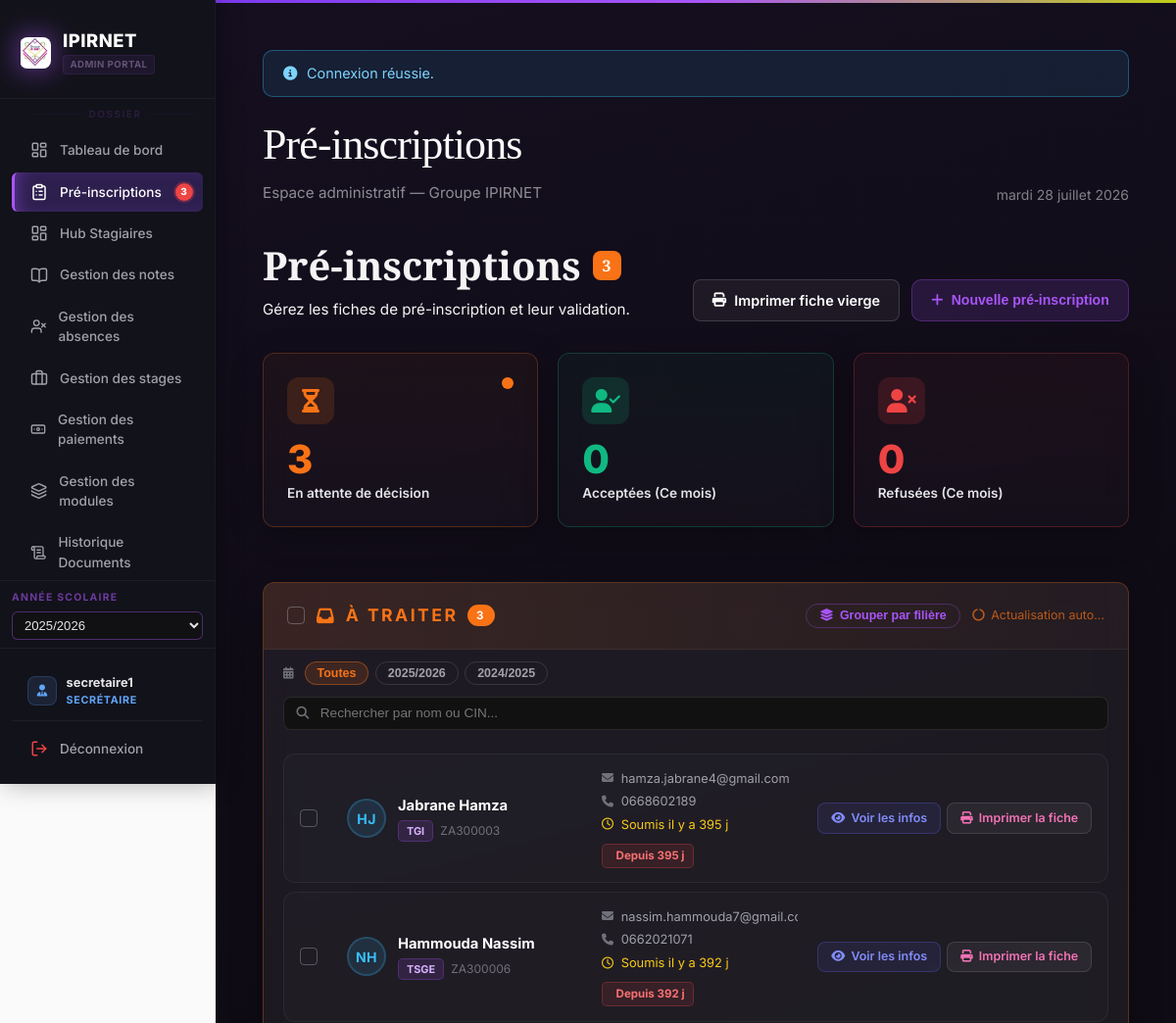
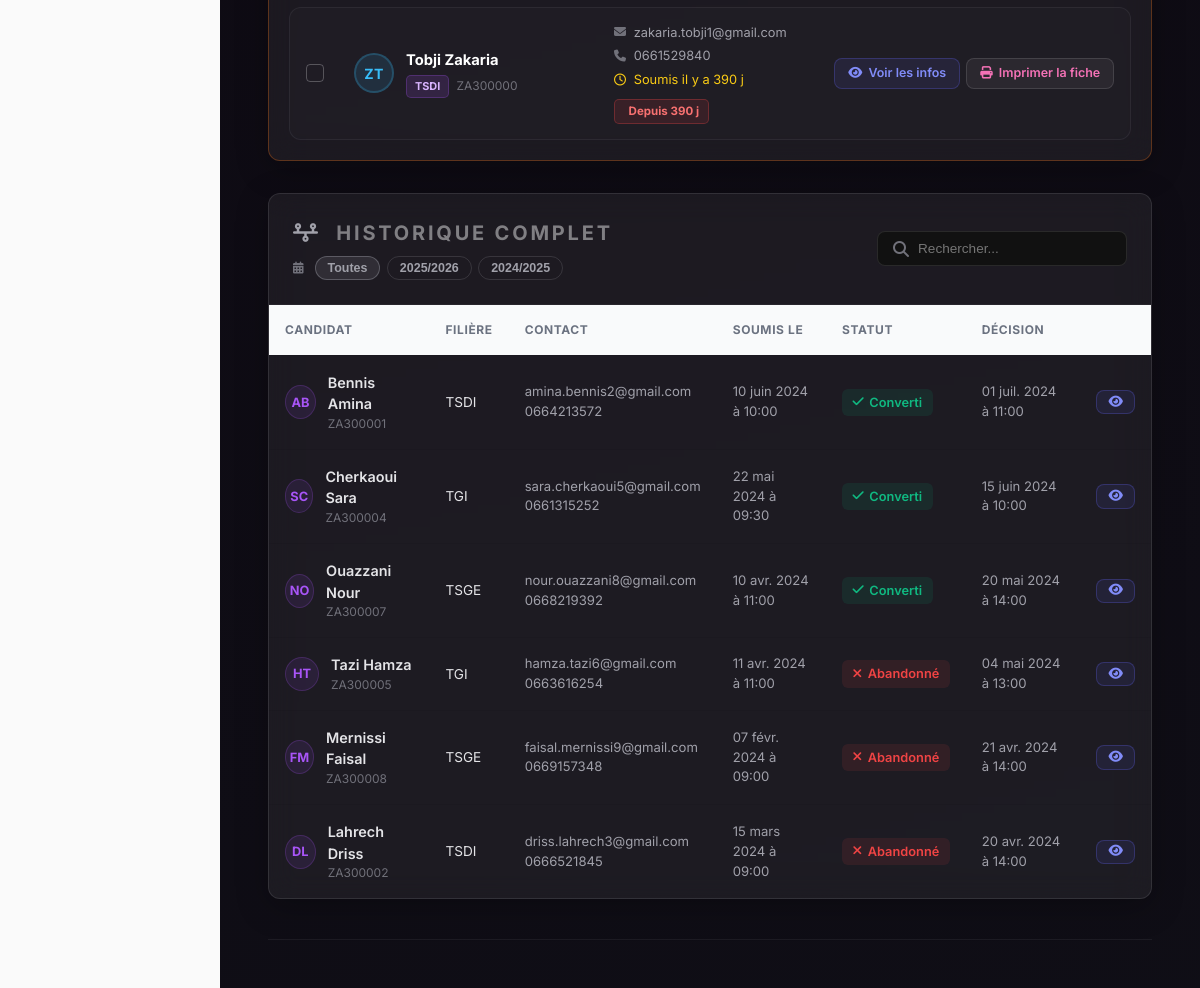
/gestion_des_stagiaires/demandes_inscription.php (signed in), run on the app's committed database (2 pictures, top to bottom).
### tables this page shows
CREATE TABLE `pre_inscription` (
  `id_demande` int(10) UNSIGNED NOT NULL,
  `cin` varchar(8) DEFAULT NULL,
  `nom` varchar(100) NOT NULL,
  `prenom` varchar(100) NOT NULL,
  `date_naissance` date DEFAULT NULL,
  `adresse` varchar(512) DEFAULT NULL,
  `email` varchar(255) DEFAULT NULL,
  `telephone` varchar(15) DEFAULT NULL,
  `telephone_parent` varchar(15) DEFAULT NULL,
  `nom_tuteur` varchar(255) DEFAULT NULL,
  `id_filiere` int(10) UNSIGNED NOT NULL,
  `annee_scolaire_visee` varchar(9) DEFAULT NULL,
  `statut` enum('en_attente','converti','abandonne') NOT NULL DEFAULT 'en_attente',
  `date_soumission` datetime NOT NULL DEFAULT current_timestamp(),
  `date_decision` datetime DEFAULT NULL,
  `sexe` varchar(1) DEFAULT NULL COMMENT 'M ou F',
  `niveaux` varchar(512) DEFAULT NULL COMMENT 'JSON array des niveaux cochés',
  `diplomes` varchar(512) DEFAULT NULL COMMENT 'JSON array des filières/diplômes cochés (id_filiere)',
  `formations` varchar(512) DEFAULT NULL COMMENT 'JSON array formations continues cochées',
  `autre_formation` varchar(255) DEFAULT NULL,
  `sources` varchar(512) DEFAULT NULL COMMENT 'JSON array comment connu',
  `source_autre` varchar(255) DEFAULT NULL,
  `licences` text DEFAULT NULL
);

CREATE TABLE `filieres` (
  `id_filiere` int(10) UNSIGNED NOT NULL,
  `nom_filiere` varchar(255) NOT NULL,
  `niveau` varchar(128) DEFAULT NULL
);

### gestion_des_stagiaires/demandes_inscription.php (the view, shortened to what the rows shown need)
<?php
require __DIR__ . '/includes/bootstrap.php';
require __DIR__ . '/includes/header.php';
$nbAttente = (int)$pdo->query("SELECT COUNT(*) FROM pre_inscription WHERE statut = 'en_attente'")->fetchColumn();
$attente = $pdo->query(
    'SELECT d.*, f.nom_filiere
     FROM pre_inscription d
     JOIN filieres f ON f.id_filiere = d.id_filiere
     WHERE d.statut = \'en_attente\'
     ORDER BY d.date_soumission ASC'
)->fetchAll();
$traitees = $pdo->query(
    'SELECT d.*, f.nom_filiere
     FROM pre_inscription d
     JOIN filieres f ON f.id_filiere = d.id_filiere
     WHERE d.statut != \'en_attente\'
     ORDER BY d.date_decision DESC LIMIT 500'
)->fetchAll();
function formatSaaSDate($dtStr) {
    $ts = strtotime($dtStr);
    $months = ['janv.','févr.','mars','avr.','mai','juin','juil.','août','sept.','oct.','nov.','déc.'];
    return date('d', $ts) . ' ' . $months[(int)date('m', $ts)-1] . ' ' . date('Y à H:i', $ts);
}
function timeAgo($dtStr) {
    $diff = time() - strtotime($dtStr);
    return "il y a " . floor($diff/86400) . " j";
}
function getAvatarInitials($nom, $prenom) {
    return strtoupper(mb_substr($prenom ?? '', 0, 1) . mb_substr($nom ?? '', 0, 1));
}
?>
<div style="display:flex; justify-content:space-between; align-items:flex-end; margin-bottom:2rem; flex-wrap:wrap; gap:1rem;">
    <div>
        <h1 class="page-title" style="font-family:'Instrument Serif',serif; font-size:2.5rem; margin-bottom:0.25rem; display:flex; align-items:center; gap:0.75rem;">
            Pré-inscriptions
            <?php if($nbAttente > 0): ?>
                <span class="badge" style="background:#f97316; color:#fff; font-size:1rem; border-radius:8px; padding:0.2rem 0.6rem;"><?= $nbAttente ?></span>
            <?php endif; ?>
        </h1>
    </div>
</div>
<div class="card" style="padding:0;overflow:hidden;border:1px solid rgba(249,115,22,0.3);margin-bottom:2rem;">
    <div style="padding:1.25rem 1.5rem;border-bottom:1px solid rgba(255,255,255,0.05);background:linear-gradient(90deg,rgba(249,115,22,0.12) 0%,rgba(249,115,22,0.03) 100%);display:flex;justify-content:space-between;align-items:center;gap:1rem;flex-wrap:wrap;">
        <div style="display:flex;align-items:center;gap:0.75rem;">
            <h2 style="margin:0;font-size:1.1rem;color:#f97316;display:flex;align-items:center;gap:0.6rem;">
                <i class="fa-solid fa-inbox"></i> À Traiter
                <?php if($nbAttente > 0): ?>
                <span style="background:#f97316;color:#fff;font-size:0.72rem;font-weight:700;padding:0.15rem 0.55rem;border-radius:20px;"><?= $nbAttente ?></span>
                <?php endif; ?>
            </h2>
        </div>
    </div>
    <?php if($attente): ?>
    <div id="pi-rows-container" style="padding:0 1.25rem 1.25rem;">
        <?php foreach ($attente as $r): ?>
        <?php
            $did      = (int)$r['id_demande'];
            $fullName = h(trim((string)$r['nom'].' '.(string)$r['prenom']));
            $initials = getAvatarInitials($r['nom'], $r['prenom']);
            $filiere  = h((string)$r['nom_filiere']);
        ?>
        <?php
            $daysWaiting = max(0, (int)floor((time() - strtotime((string)$r['date_soumission'])) / 86400));
            $daysBadgeClass = $daysWaiting <= 2 ? 'pi-days-fresh' : ($daysWaiting <= 7 ? 'pi-days-warn' : 'pi-days-urgent');
            $daysLabel = $daysWaiting === 0 ? "Aujourd'hui" : ($daysWaiting === 1 ? 'Hier' : 'Depuis ' . $daysWaiting . ' j');
        ?>
        <div class="pi-row" id="pi-row-<?= $did ?>"
             data-pisearch="<?= htmlspecialchars(strtolower(trim($r['nom'].' '.$r['prenom'].' '.($r['cin'] ?? ''))), ENT_QUOTES, 'UTF-8') ?>"
             data-nom="<?= h((string)$r['nom']) ?>"
             data-prenom="<?= h((string)$r['prenom']) ?>"
             data-filiere="<?= h((string)$r['nom_filiere']) ?>"
             data-id_filiere="<?= (int)$r['id_filiere'] ?>"
             data-annee="<?= h((string)($r['annee_scolaire_visee'] ?? '')) ?>">
            <div class="pi-row-checkbox">
                <input type="checkbox" class="pi-select-cb pi-row-cb" data-id="<?= $did ?>">
            </div>
            <div class="pi-row-left">
                <div class="pi-row-avatar"><?= $initials ?></div>
                <div class="pi-row-identity">
                    <div class="pi-row-name"><?= $fullName ?></div>
                    <div class="pi-row-meta">
                        <span class="pi-row-badge"><?= $filiere ?></span>
                        <?php if($r['cin']): ?>
                        <span style="color:#71717a;font-size:0.75rem;"><?= h((string)$r['cin']) ?></span>
                        <?php endif; ?>
                    </div>
                </div>
            </div>
            <div class="pi-row-center">
                <?php if($r['email']): ?>
                <div class="pi-row-info"><i class="fa-solid fa-envelope"></i><?= h((string)$r['email']) ?></div>
                <?php endif; ?>
                <?php if($r['telephone']): ?>
                <div class="pi-row-info"><i class="fa-solid fa-phone"></i><?= h((string)$r['telephone']) ?></div>
                <?php endif; ?>
                <div class="pi-row-info pi-row-time"><i class="fa-regular fa-clock"></i>Soumis <?= timeAgo((string)$r['date_soumission']) ?></div>
                <div><span class="pi-days-badge <?= $daysBadgeClass ?>"><i class="fa-regular fa-calendar-clock"></i><?= $daysLabel ?></span></div>
            </div>
            <div class="pi-row-actions">
                <button type="button" class="pi-action-btn pi-action-info btn-voir-details"
                    data-id_demande="<?= $did ?>"
                    data-prenom="<?= h((string)$r['prenom']) ?>"
                    data-nom="<?= h((string)$r['nom']) ?>"
                    data-cin="<?= h((string)($r['cin'] ?? '')) ?>"
                    data-date_naissance="<?= h((string)($r['date_naissance'] ?? '')) ?>"
                    data-adresse="<?= h((string)($r['adresse'] ?? '')) ?>"
                    data-email="<?= h((string)($r['email'] ?? '')) ?>"
                    data-telephone="<?= h((string)($r['telephone'] ?? '')) ?>"
                    data-telephone_parent="<?= h((string)($r['telephone_parent'] ?? '')) ?>"
                    data-nom_tuteur="<?= h((string)($r['nom_tuteur'] ?? '')) ?>"
                    data-sexe="<?= h((string)($r['sexe'] ?? '')) ?>"
                    data-niveaux="<?= h((string)($r['niveaux'] ?? '[]')) ?>"
                    data-diplomes="<?= h((string)($r['diplomes'] ?? '[]')) ?>"
                    data-formations="<?= h((string)($r['formations'] ?? '[]')) ?>"
                    data-autre_formation="<?= h((string)($r['autre_formation'] ?? '')) ?>"
                    data-sources="<?= h((string)($r['sources'] ?? '[]')) ?>"
                    data-source_autre="<?= h((string)($r['source_autre'] ?? '')) ?>"
                    data-id_filiere="<?= (int)($r['id_filiere'] ?? 0) ?>"
                    data-classe=""
                    data-filiere="<?= h((string)$r['nom_filiere']) ?>"
                    data-annee_scolaire_visee="<?= h((string)($r['annee_scolaire_visee'] ?? '')) ?>"
                    data-licences="<?= h((string)($r['licences'] ?? '[]')) ?>"
                    data-date_soumission="<?= h((string)$r['date_soumission']) ?>">
                    <i class="fa-solid fa-eye"></i>
                    <span>Voir les infos</span>
                </button>
                <a href="print_fiche_preinscription.php?id=<?= $did ?>" target="_blank"
                   class="pi-action-btn pi-action-print">
                    <i class="fa-solid fa-print"></i>
                    <span>Imprimer la fiche</span>
                </a>
            </div>
        </div>
        <?php endforeach; ?>
    </div>
    <?php endif; ?>
</div>
<div class="card" style="padding:0;">
    <div style="padding:1.5rem;border-bottom:1px solid rgba(255,255,255,0.05);display:flex;justify-content:space-between;align-items:center;flex-wrap:wrap;gap:1rem;">
        <div style="display:flex;flex-direction:column;gap:0.5rem;">
            <h2 style="margin:0;font-size:1.25rem;"><i class="fa-solid fa-timeline" style="margin-right:0.5rem;color:#a1a1aa;"></i> Historique complet</h2>
        </div>
    </div>
    <div style="overflow-x:auto;">
        <table class="data-table" id="historique-table" style="width:100%;">
            <thead>
                <tr>
                    <th>Candidat</th>
                    <th>Filière</th>
                    <th>Contact</th>
                    <th>Soumis le</th>
                    <th>Statut</th>
                    <th>Décision</th>
                    <th></th>
                </tr>
            </thead>
            <tbody>
                <?php foreach ($traitees as $r):
                    $search = strtolower(
                        ($r['nom']??'') . ' ' . ($r['prenom']??'') . ' ' .
                        ($r['cin']??'') . ' ' .
                        ($r['statut']??'') . ' ' . ($r['email']??'')
                    );
                    $statusColor = $r['statut'] === 'converti' ? '#10b981' : '#ef4444';
                    $statusBg    = $r['statut'] === 'converti' ? 'rgba(16,185,129,0.1)' : 'rgba(239,68,68,0.1)';
                    $statusLabel = $r['statut'] === 'converti' ? 'Converti' : 'Abandonné';
                    $statusIcon  = $r['statut'] === 'converti' ? 'fa-check' : 'fa-xmark';
                ?>
                <tr data-search="<?= htmlspecialchars($search, ENT_QUOTES, 'UTF-8') ?>" data-annee="<?= h((string)($r['annee_scolaire_visee'] ?? '')) ?>">
                    <td>
                        <div style="display:flex;align-items:center;gap:0.75rem;">
                            <div style="width:34px;height:34px;border-radius:50%;background:rgba(168,85,247,0.1);color:#a855f7;display:flex;align-items:center;justify-content:center;font-size:0.8rem;font-weight:700;border:1.5px solid rgba(168,85,247,0.2);">
                                <?= getAvatarInitials($r['nom'], $r['prenom']) ?>
                            </div>
                            <div>
                                <div style="font-weight:600;"><?= h((string)$r['nom'] . ' ' . (string)$r['prenom']) ?></div>
                                <div style="font-size:0.75rem;color:#71717a;"><?= h((string)($r['cin']??'')) ?></div>
                            </div>
                        </div>
                    </td>
                    <td>
                        <div style="font-size:0.85rem;"><?= h((string)$r['nom_filiere']) ?></div>
                    </td>
                    <td style="font-size:0.82rem;color:#a1a1aa;">
                        <?= h((string)($r['email']??'—')) ?><br>
                        <?= h((string)($r['telephone']??'—')) ?>
                    </td>
                    <td style="font-size:0.82rem;color:#a1a1aa;"><?= formatSaaSDate((string)$r['date_soumission']) ?></td>
                    <td>
                        <span style="display:inline-flex;align-items:center;gap:0.35rem;background:<?= $statusBg ?>;color:<?= $statusColor ?>;padding:0.25rem 0.65rem;border-radius:6px;font-size:0.8rem;font-weight:600;">
                            <i class="fa-solid <?= $statusIcon ?>"></i> <?= $statusLabel ?>
                        </span>
                    </td>
                    <td style="font-size:0.82rem;color:#a1a1aa;"><?= formatSaaSDate((string)($r['date_decision']??'')) ?></td>
                    <td>
                        <button type="button"
                            class="pi-action-btn pi-action-info btn-voir-details-hist"
                            style="font-size:0.8rem;padding:0.3rem 0.7rem;"
                            data-id_demande="<?= (int)$r['id_demande'] ?>"
                            data-prenom="<?= h((string)$r['prenom']) ?>"
                            data-nom="<?= h((string)$r['nom']) ?>"
                            data-cin="<?= h((string)($r['cin'] ?? '')) ?>"
                            data-date_naissance="<?= h((string)($r['date_naissance'] ?? '')) ?>"
                            data-adresse="<?= h((string)($r['adresse'] ?? '')) ?>"
                            data-email="<?= h((string)($r['email'] ?? '')) ?>"
                            data-telephone="<?= h((string)($r['telephone'] ?? '')) ?>"
                            data-telephone_parent="<?= h((string)($r['telephone_parent'] ?? '')) ?>"
                            data-nom_tuteur="<?= h((string)($r['nom_tuteur'] ?? '')) ?>"
                            data-sexe="<?= h((string)($r['sexe'] ?? '')) ?>"
                            data-niveaux="<?= h((string)($r['niveaux'] ?? '[]')) ?>"
                            data-diplomes="<?= h((string)($r['diplomes'] ?? '[]')) ?>"
                            data-formations="<?= h((string)($r['formations'] ?? '[]')) ?>"
                            data-autre_formation="<?= h((string)($r['autre_formation'] ?? '')) ?>"
                            data-sources="<?= h((string)($r['sources'] ?? '[]')) ?>"
                            data-source_autre="<?= h((string)($r['source_autre'] ?? '')) ?>"
                            data-id_filiere="<?= (int)($r['id_filiere'] ?? 0) ?>"
                            data-filiere="<?= h((string)$r['nom_filiere']) ?>"
                            data-annee_scolaire_visee="<?= h((string)($r['annee_scolaire_visee'] ?? '')) ?>"
                            data-licences="<?= h((string)($r['licences'] ?? '[]')) ?>"
                            data-date_soumission="<?= h((string)$r['date_soumission']) ?>">
                            <i class="fa-solid fa-eye"></i>
                        </button>
                    </td>
                </tr>
                <?php endforeach; ?>
            </tbody>
        </table>
    </div>
</div>
<?php require __DIR__ . '/includes/footer.php'; ?>

### data on the page
pre_inscription: initials "HJ", fullName "Jabrane Hamza", id_filiere.nom_filiere "TGI", cin "ZA300003", email "hamza.jabrane4@gmail.com", telephone "0668602189", date_soumission "il y a 395 j", date_soumission "Depuis 395 j"
pre_inscription: initials "NH", fullName "Hammouda Nassim", id_filiere.nom_filiere "TSGE", cin "ZA300006", email "nassim.hammouda7@gmail…", telephone "0662021071", date_soumission "il y a 392 j", date_soumission "Depuis 392 j"
pre_inscription: initials "ZT", fullName "Tobji Zakaria", id_filiere.nom_filiere "TSDI", cin "ZA300000", email "zakaria.tobji1@gmail.com", telephone "0661529840", date_soumission "il y a 390 j", date_soumission "Depuis 390 j"
pre_inscription: getAvatarInitials($r['nom'], $r['prenom']) "AB", nom+prenom "Bennis Amina", cin "ZA300001", id_filiere.nom_filiere "TSDI", email "amina.bennis2@gmail.com", telephone "0664213572", date_soumission "10 juin 2024 à 10:00", statut "Converti", date_decision "01 juil. 2024 à 11:00"
pre_inscription: getAvatarInitials($r['nom'], $r['prenom']) "SC", nom+prenom "Cherkaoui Sara", cin "ZA300004", id_filiere.nom_filiere "TGI", email "sara.cherkaoui5@gmail.com", telephone "0661315252", date_soumission "22 mai 2024 à 09:30", statut "Converti", date_decision "15 juin 2024 à 10:00"
pre_inscription: getAvatarInitials($r['nom'], $r['prenom']) "NO", nom+prenom "Ouazzani Nour", cin "ZA300007", id_filiere.nom_filiere "TSGE", email "nour.ouazzani8@gmail.com", telephone "0668219392", date_soumission "10 avr. 2024 à 11:00", statut "Converti", date_decision "20 mai 2024 à 14:00"
pre_inscription: getAvatarInitials($r['nom'], $r['prenom']) "HT", nom+prenom "Tazi Hamza", cin "ZA300005", id_filiere.nom_filiere "TGI", email "hamza.tazi6@gmail.com", telephone "0663616254", date_soumission "11 avr. 2024 à 11:00", statut "Abandonné", date_decision "04 mai 2024 à 13:00"
pre_inscription: getAvatarInitials($r['nom'], $r['prenom']) "FM", nom+prenom "Mernissi Faisal", cin "ZA300008", id_filiere.nom_filiere "TSGE", email "faisal.mernissi9@gmail.com", telephone "0669157348", date_soumission "07 févr. 2024 à 09:00", statut "Abandonné", date_decision "21 avr. 2024 à 14:00"
pre_inscription: getAvatarInitials($r['nom'], $r['prenom']) "DL", nom+prenom "Lahrech Driss", cin "ZA300002", id_filiere.nom_filiere "TSDI", email "driss.lahrech3@gmail.com", telephone "0666521845", date_soumission "15 mars 2024 à 09:00", statut "Abandonné", date_decision "20 avr. 2024 à 14:00"

### other printed values
$notifDots['demandes'] "3"
$__nomUtilisateur "secretaire1"
$__libelleRole "SECRÉTAIRE"
$flash['msg'] "Connexion réussie."
$pageTitle "Pré-inscriptions"
$gdsFrenchDate() "mardi 28 juillet 2026"
$nbAttente "3"
$accCeMois "0"
$refCeMois "0"
$yr "2025/2026"
$yr "2024/2025"
form field global_annee_value "2025/2026"
